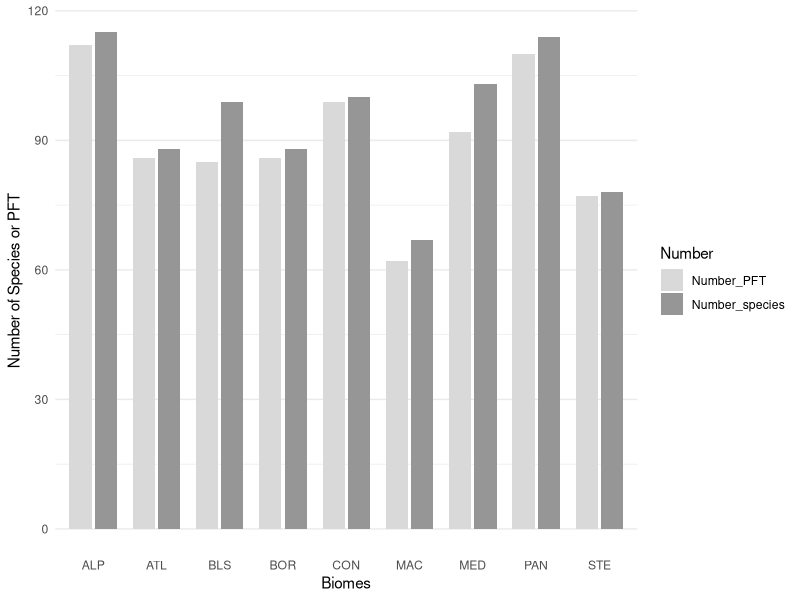

Here is the R script that generated this plot: (Note: this script raises an error after producing the figure.)
library(dplyr)
library(ggplot2)
library(tidygraph)
library(readr)
library(tidyverse)
library(reshape2)

df_BE2TH <- readr::read_csv("Input-EFSA/BE2TH_cleaned.csv")




# Extract just the biome columns mentioned in the plots
biome_cols <- c("ALP_I1", "ATL_I1", "BLS_I1", "BOR_I1", 
                "CON_I1", "MAC_I1", "MED_I1", "PAN_I1", "STE_I1")

# Subset the dataframe to only these columns and ensure they are numeric
df_biomes <- df_BE2TH %>%
  select(all_of(biome_cols)) %>%
  mutate(across(everything(), as.numeric))

###### BAR PLOT
pft_cols <- c("Category", "LMR", "MaxMass..mg.", "mSeed..mg.", "Dist..m.", 
              "Gmax", "Memo..weeks.", "SLA.comb.", "Palat", "Clonal", 
              "meanSpacerLength..cm.", "sdSpacerLength..cm.", "Resshare")

# 2. Préparer les données
bar_data <- df_BE2TH %>%
  # Créer une colonne PFT_ID qui fusionne les valeurs de toutes les colonnes de traits
  unite("PFT_ID", all_of(pft_cols), sep = "_", remove = FALSE) %>%
  select(PFT_ID, all_of(biome_cols)) %>%
  # Convertir les biomes en format long
  pivot_longer(cols = all_of(biome_cols), names_to = "Biome", values_to = "Presence") %>%
  # Garder uniquement les présences
  filter(Presence == 1) %>%
  group_by(Biome) %>%
  summarise(
    Number_species = n(),                 # Nombre total d'espèces (lignes)
    Number_PFT = n_distinct(PFT_ID)       # Nombre de combinaisons uniques de traits (PFTs)
  ) %>%
  mutate(Biome = str_remove(Biome, "_I1")) %>%
  pivot_longer(cols = c("Number_species", "Number_PFT"), 
               names_to = "Number", values_to = "Count")

# 3. Générer le graphique
ggplot(bar_data, aes(x = Biome, y = Count, fill = Number)) +
  geom_bar(stat = "identity", position = position_dodge(width = 0.8), width = 0.7) +
  scale_fill_manual(values = c("Number_PFT" = "#d9d9d9", "Number_species" = "#969696")) +
  labs(x = "Biomes",
       y = "Number of Species or PFT") +
  theme_minimal() +
  theme(panel.grid.major.x = element_blank())


ç###### CORRELATION
# Calculate correlation matrix
cor_matrix <- cor(df_biomes, use = "pairwise.complete.obs")

# Convert to long format for ggplot
cor_long <- melt(cor_matrix)

# Plot
ggplot(cor_long, aes(x = Var1, y = Var2, fill = value)) +
  geom_tile(color = "white") +
  geom_text(aes(label = round(value, 2)), size = 3) +
  scale_fill_gradient2(low = "#67a9cf", mid = "white", high = "#ef8a62", 
                       midpoint = 0, limit = c(-1, 1), name = "Correlation") +
  labs(title = "Correlation between biomes",
       x = "Biomes",
       y = "Biomes") +
  theme_minimal() +
  theme(axis.text.x = element_text(angle = 45, hjust = 1, vjust = 1),
        plot.title = element_text(hjust = 0.5))


###### CO-OCCURENCE
# Calculate co-occurrence matrix using matrix multiplication (crossprod)
co_matrix <- crossprod(as.matrix(df_biomes))

# Convert to long format for ggplot
co_long <- melt(co_matrix)

# Plot
ggplot(co_long, aes(x = Var1, y = Var2, fill = value)) +
  geom_tile(color = "white") +
  geom_text(aes(label = value), size = 3) +
  scale_fill_gradient(low = "white", high = "#805ad5", 
                      name = "Number of\n Species") +
  labs(title = "Co-occurrence of Species",
       x = "Biomes",
       y = "Biomes") +
  theme_minimal() +
  theme(axis.text.x = element_text(angle = 45, hjust = 1, vjust = 1),
        plot.title = element_text(hjust = 0.5))
